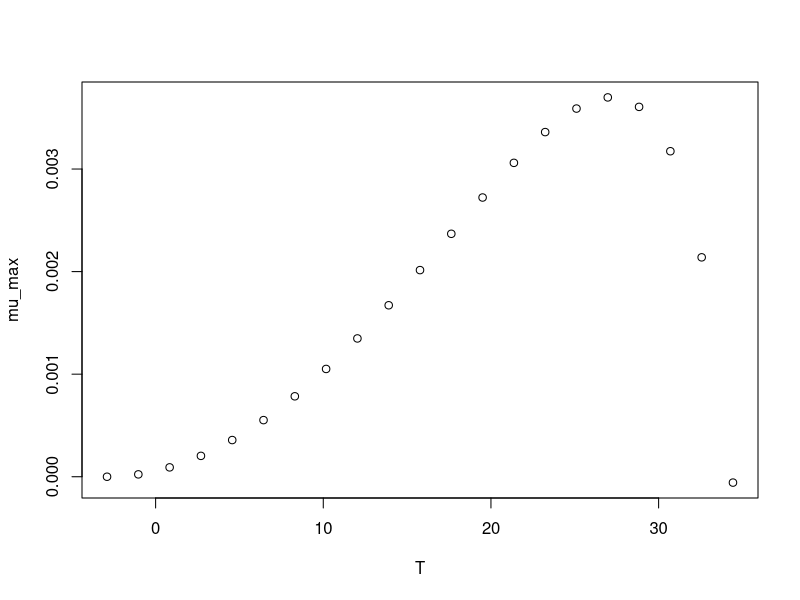

Source code (R):
#############################
# start of Parameter script
#############################
T <- seq(-2.8971028971029,34.4344,length.out=21)
#############################
# end of Parameter script
#############################
############################# 
# start of Model script Gropin ID 409 
#############################
 
# constant coefficients for this model
 
variables <- data.frame(T)
argumentsPar <- expand.grid(variables)
 
# heart of the model
response_surface <- function(T) {
   mumax <-(3.7*(10^-3)*(T-34.4)*((T+2.9)^2))/((27.2+2.9)*((27.2+2.9)*(T-27.2)-(27.2-34.4)*(27.2-2.9-2*T)))

return(mumax=mumax)
} 

# output parameters
mumax <- cbind(argumentsPar,response_surface(argumentsPar['T']))
colnames(mumax) <- c(colnames(argumentsPar),'mumax')
#############################
# End of Model script
#############################
############################# 
# start of Visualisation script Gropin ID 409 
#############################
plot(T,mumax$mumax,
                          xlab='T',
                          ylab='mu_max')
#############################
# End of Visualisation script
#############################
